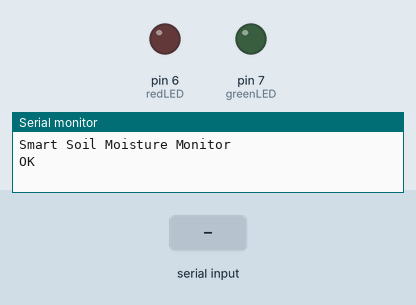
This sketch was run on a simulated Arduino Uno, built with avr-gcc and run on an emulated ATmega328P. Parts: output pins drawn as LEDs (lit = HIGH), the last lines printed to the serial monitor. Inputs (shaded band) come from the test bench. The modem accepts every AT command (registered, SIM ready, sends succeed) and sends nothing else.

Above: at 0.1 s.
At 10.2 s:
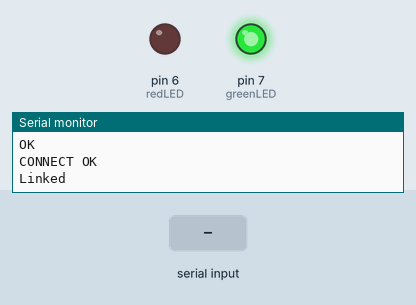
10.3 s: "1" received over the second serial link
Timing chart, 0 to 13.3 s (numbered marks = the images above; inputs shaded):
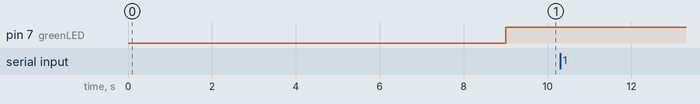

The sketch:

sketch.ino
```cpp
#include <SoftwareSerial.h>

SoftwareSerial esp8266(10, 11); // RX, TX

String apiKey = "YOUR_THINGSPEAK_API_KEY";

const char* ssid = "Wokwi-GUEST";
const char* password = "";

int soilPin = A0;

int redLED = 6;
int greenLED = 7;

void setup() {

  Serial.begin(9600);
  esp8266.begin(115200);

  pinMode(redLED, OUTPUT);
  pinMode(greenLED, OUTPUT);

  Serial.println("Smart Soil Moisture Monitor");

  connectWiFi();
}

void loop() {

  int moisture = analogRead(soilPin);

  Serial.print("Soil Moisture: ");
  Serial.println(moisture);

  // Dry Soil
  if (moisture > 700) {

    digitalWrite(redLED, HIGH);
    digitalWrite(greenLED, LOW);

    Serial.println("Soil Dry");

  }

  // Moist Soil
  else {

    digitalWrite(redLED, LOW);
    digitalWrite(greenLED, HIGH);

    Serial.println("Soil Moist");

  }

  sendData(moisture);

  delay(15000);
}

void connectWiFi() {

  sendCommand("AT", 2000);

  sendCommand("AT+CWMODE=1", 2000);

  String cmd = "AT+CWJAP=\"";
  cmd += ssid;
  cmd += "\",\"";
  cmd += password;
  cmd += "\"";

  sendCommand(cmd, 5000);

  Serial.println("WiFi Connected");
}

void sendData(int moisture) {

  String cmd = "AT+CIPSTART=\"TCP\",\"api.thingspeak.com\",80";
  sendCommand(cmd, 3000);

  String getStr = "GET /update?api_key=";
  getStr += apiKey;
  getStr += "&field1=";
  getStr += String(moisture);
  getStr += "\r\n";

  cmd = "AT+CIPSEND=";
  cmd += String(getStr.length());

  sendCommand(cmd, 2000);

  esp8266.print(getStr);

  Serial.println("Data Sent to ThingSpeak");

  delay(3000);

  sendCommand("AT+CIPCLOSE", 2000);
}

void sendCommand(String command, const int timeout) {

  esp8266.println(command);

  long int time = millis();

  while ((time + timeout) > millis()) {

    while (esp8266.available()) {

      char c = esp8266.read();

      Serial.write(c);
    }
  }
}
```
